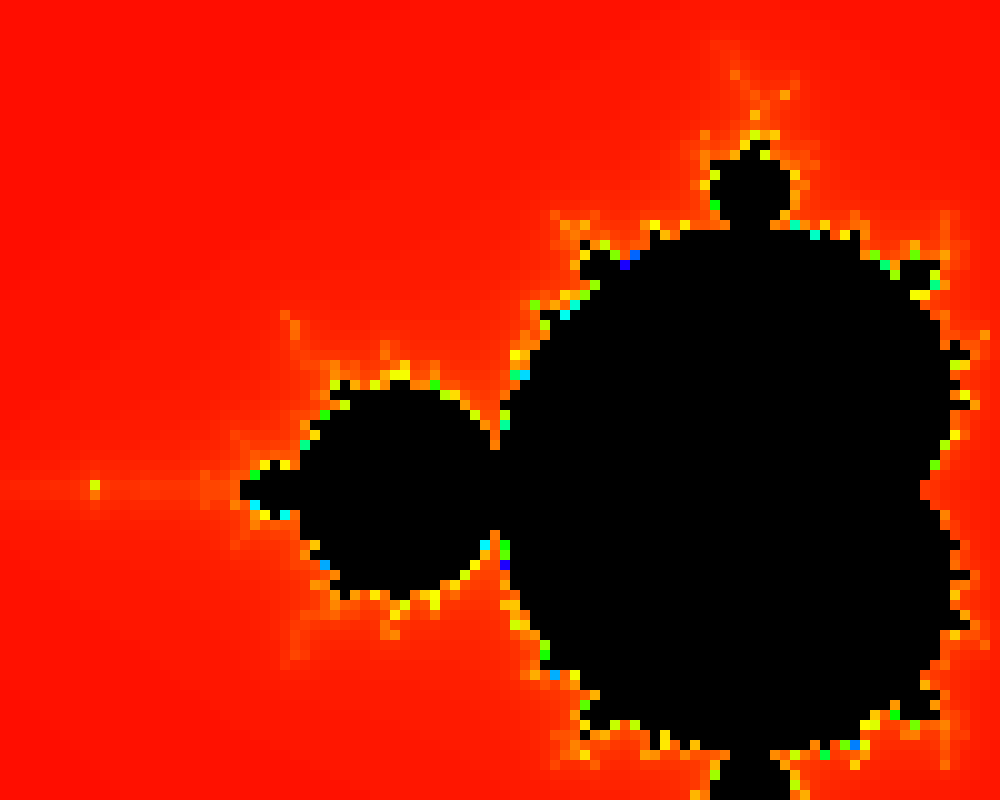
Frame 1 (no input)
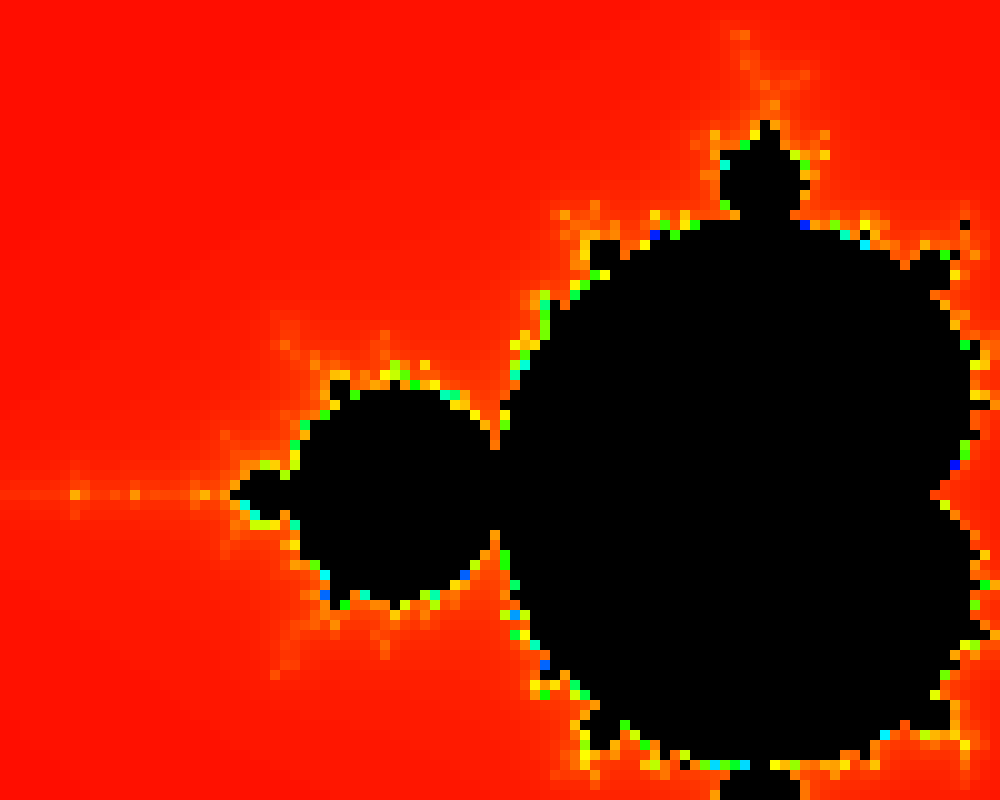
Frame 60 (no input)
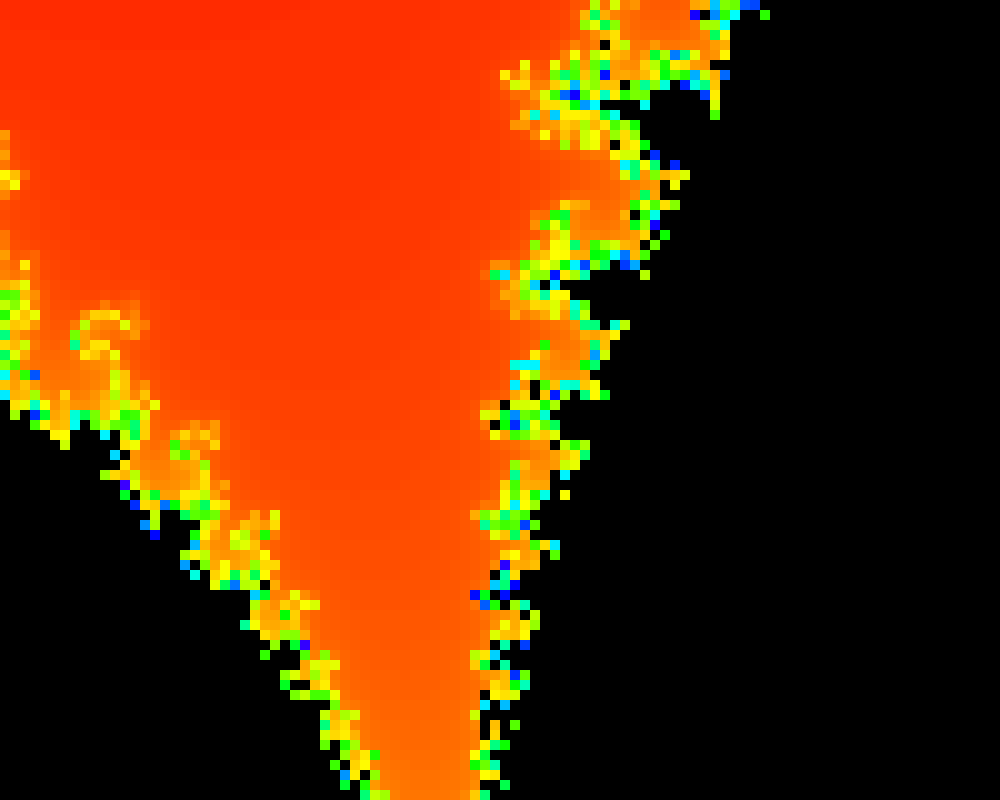
Frame 120 (the mouse pressed at the canvas centre since frame 60)

The p5.js sketch that drew these frames (run headless with seeded random() and noise() and a simulated clock; from frame 60 on, the mouse is pressed at the canvas centre):

// p5.js sketch
// ── sketch.js


let zoom = 1;
// let zoomVel = 1;
// let zoomAcc = 0.3;
let zoomMult = 1.05;

let pixelSize = 10;

let iterations = 250;

function setup() {
  createCanvas(1000, 800);
  pixelDensity(1);
  
}

function draw() {
  background(220);

  loadPixels();

  for (let y = 0; y < height; y += pixelSize) {
    for (let x = 0; x < width; x += pixelSize) {

      let posX = (x - 0.74*(400 + zoom) - width/2) / (400 + zoom);
      let poxY = (y - 0.21101*(400 + zoom) - height/2) / (400 + zoom);
      let lifespan = inMandelbrot(posX, poxY);
      // let innit = false;
      // console.log(innit);

      colorMode(HSB);
      
      let c = color(map(lifespan, 0, iterations, 0, 255), 255, 255);
      if (lifespan == -1) {
        c = color("black");
      }

      let index = 4 * (x + y * width);
      // pixels[index] = innit ? 200 : 0;
      // pixels[index + 1] = innit ? 200 : 0;
      // pixels[index + 2] = innit ? 200 : 0;

      for (let i = 0; i < pixelSize; i++) {
        for (let j = 0; j < pixelSize; j++) {
          pixels[index + 4 * (i + j * width)] = red(c);
          pixels[index + 4 * (i + j * width) + 1] = green(c);
          pixels[index + 4 * (i + j * width) + 2] = blue(c);
        }
      }
    }
  }
  
  updatePixels();
  zoom *= zoomMult;
  // zoom += zoomVel;
  // zoomVel += zoomAcc;
  // zoomAcc += 0.1;
  // filter(INVERT);
}


function inMandelbrot(ca, cb) {


  let infinitySquared = 500;

  // let goesToInfinity = false;
  // let lifespan = 0;
  let za = 0;
  let zb = 0;
  for (let i = 0; i < iterations; i++) {
    newZa = za * za - zb * zb + ca;
    newZb = 2 * za * zb + cb;

    if (newZa * newZa + newZb * newZb > infinitySquared) {
      return i;
      // goesToInfinity = true;
      // break;
    }
    za = newZa;
    zb = newZb;
  }
  return -1;
  // return goesToInfinity;
  
}

function mousePressed() {
  zoom += 100;
  zoomMult += 0.01;
}
